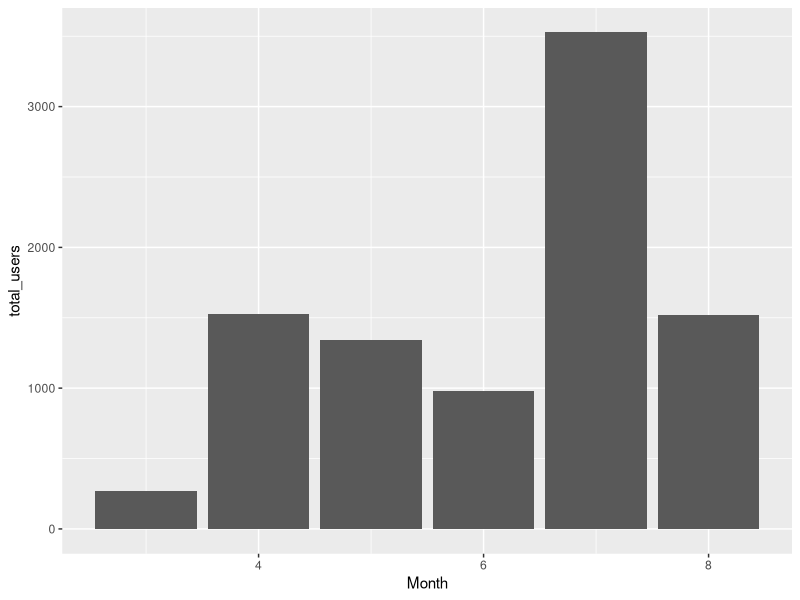

The R script that drew this image:
# load packages
library(tidyverse)

# import the data
tidy_users <- read_csv("./datasets/tidy_users.csv")

# the example count the total number of users each month
monthly_users <- tidy_users %>%
  group_by(Month) %>%
  summarise(
    total_users = sum(Users) 
  )

# print the summary to the console (notice that we
# don't have month names? We'll fix that later!!!)
print(monthly_users)

# then, because I like pictures, make a bar graph
month_pic <- monthly_users %>% 
  ggplot(aes(x = Month, y = total_users)) + 
  geom_col() 

# ... and draw it
plot(month_pic)

